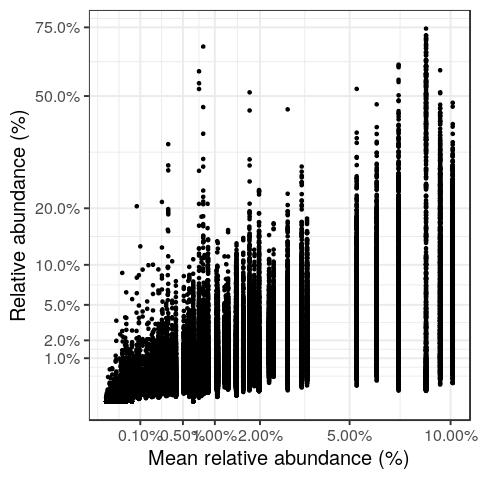

The R source for this figure:
library(microbiome)
data(atlas1006)

library(reshape2)
x <- abundances(transform(atlas1006, "compositional"))
df <- melt(x)
m <- rowMeans(x)
df$mean <- m[match(df$Var1, names(m))]


p <- ggplot(df, aes(x = mean, y = value)) + geom_jitter() + labs(x = "Mean relative abundance (%)", y = "Relative abundance (%)") + theme_bw(20) + scale_y_continuous(label = scales::percent, trans = "sqrt", breaks = c(1/100, 2/100, 5/100, 10/100, 20/100, 50/100, 75/100)) + scale_x_continuous(label = scales::percent, trans = "sqrt", breaks = c(0.1/100, 0.5/100, 1/100, 2/100, 5/100, 10/100))

jpeg("taylor.jpeg")
print(p)
dev.off()
